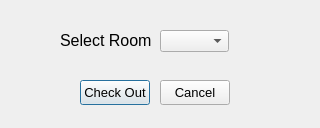
<?xml version="1.0" encoding="UTF-8"?>
<ui version="4.0">
 <class>CheckOutDialog</class>
 <widget class="QDialog" name="CheckOutDialog">
  <property name="windowModality">
   <enum>Qt::WindowModal</enum>
  </property>
  <property name="geometry">
   <rect>
    <x>0</x>
    <y>0</y>
    <width>320</width>
    <height>128</height>
   </rect>
  </property>
  <property name="windowTitle">
   <string>Check Out</string>
  </property>
  <widget class="QComboBox" name="cmbRoomList">
   <property name="geometry">
    <rect>
     <x>160</x>
     <y>30</y>
     <width>69</width>
     <height>22</height>
    </rect>
   </property>
   <property name="font">
    <font>
     <pointsize>12</pointsize>
    </font>
   </property>
  </widget>
  <widget class="QLabel" name="label">
   <property name="geometry">
    <rect>
     <x>60</x>
     <y>30</y>
     <width>91</width>
     <height>21</height>
    </rect>
   </property>
   <property name="font">
    <font>
     <pointsize>12</pointsize>
    </font>
   </property>
   <property name="text">
    <string>Select Room</string>
   </property>
  </widget>
  <widget class="QPushButton" name="btnCheckout">
   <property name="geometry">
    <rect>
     <x>80</x>
     <y>80</y>
     <width>70</width>
     <height>25</height>
    </rect>
   </property>
   <property name="font">
    <font>
     <pointsize>10</pointsize>
    </font>
   </property>
   <property name="text">
    <string>Check Out</string>
   </property>
  </widget>
  <widget class="QPushButton" name="btnCancel">
   <property name="geometry">
    <rect>
     <x>160</x>
     <y>80</y>
     <width>70</width>
     <height>25</height>
    </rect>
   </property>
   <property name="font">
    <font>
     <pointsize>10</pointsize>
    </font>
   </property>
   <property name="text">
    <string>Cancel</string>
   </property>
  </widget>
 </widget>
 <resources/>
 <connections/>
</ui>
